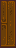

This game map was drawn from its Tiled (.tmx) file and the tilesets committed beside it. A one-line description and the full map source follow:
An orthogonal 1x3 tile map with 16x16 px tiles, 1 tile layer (Back).

<map version="1.10" tiledversion="1.11.2" orientation="orthogonal" renderorder="right-down" width="1" height="3" tilewidth="16" tileheight="16" infinite="0" nextlayerid="2" nextobjectid="1">
 <tileset firstgid="1" name="spring_Calboat" tilewidth="16" tileheight="16" tilecount="676" columns="26">
  <image source="spring_Calboat.png" width="416" height="416" />
 </tileset>
 <layer id="1" name="Back" width="1" height="3">
  <data encoding="csv">
21,
99,
125
</data>
 </layer>
</map>